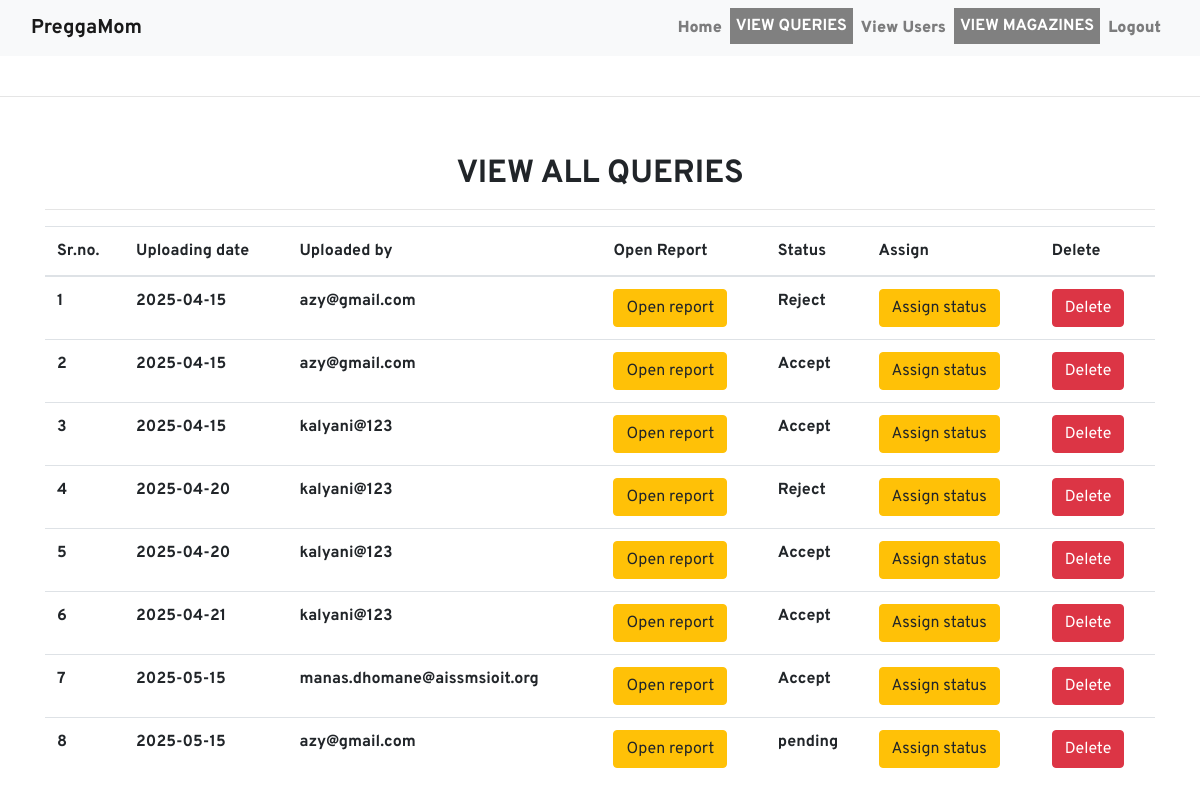
The app's page /all_queries/ (signed in) with its own data.
### women/models.py (models this page shows)
class Notes(models.Model):
    user = models.ForeignKey(User,on_delete=models.CASCADE,null=True)
    uploadingdate = models.CharField(max_length=10,null=True)
    reportfile = models.FileField(null=True)
    filetype = models.CharField(max_length=30,null=True)
    description = models.CharField(max_length=300,null=True)
    status = models.CharField(max_length=30,null=True)

### women/views.py (the view)
# urls.py: path('all_queries/', all_queries, name='all_queries'),
@staff_member_required(login_url='/login_admin/')
def all_queries(request):
    if not request.user.is_authenticated:
        return redirect('login_admin')
    notes = Notes.objects.all()
    d = {'notes':notes}
    return render(request, 'all_queries.html',d)

### women/templates/all_queries.html (shortened to what this page needs)
{% extends 'admin_nav.html' %}
{% load static %}
{% block body %}
<center>
<div class="container mt-5">
    <h2 class="doabout text-center"></i><b>VIEW ALL QUERIES</b></h2>
    <hr>
    <table class="table table=bordered" id="example">
        <thead>
            <tr>
                <th>Sr.no.</th>
                <th>Uploading date</th>
                <th>Uploaded by</th>
                <th>Open Report</th>
                <th>Status</th>
                <th>Assign</th>
                <th>Delete</th>
            </tr>
        </thead>
        <tbody>
            {% for i in notes %}
            <tr>
                <th>{{ forloop.counter }}</th>
                <th>{{ i.uploadingdate }}</th>
                <th>{{ i.user.username }}</th>
                <th><a href="{{ i.reportfile.url }}" class="bbb btn btn-warning">Open report</a></th>
                <th>{{ i.status }}</th>
                <th><a href="{% url 'assign_status' i.id %}" class="bbb btn btn-warning" >Assign status</a></th>
                <th><a href="{% url 'delete_notes' i.id %}" class="btn btn-danger" onclick="return confirm('Do you really want to delete notes?')">Delete</a></th>
            </tr>
            {% endfor %}
        </tbody>
    </table>
</div>
</center>
{% endblock %}

### women/templates/admin_nav.html (shortened to what this page needs)
<!DOCTYPE html>
<html lang="en">
<head>
    {% load static %}
    <link rel="stylesheet" href="node_modules/bootstrap/dist/css/bootstrap.min.css">
    <link rel="stylesheet" href="https://stackpath.bootstrapcdn.com/bootstrap/4.3.1/css/bootstrap.min.css">
    <link rel="stylesheet" href="https://stackpath.bootstrapcdn.com/font-awesome/4.7.0/css/font-awesome.min.css">
    <link rel="stylesheet" href="{% static 'style.css' %}">
</head>
<body>
    <nav class="navbar navbar-expand-md bg-light navbar-light">
        <div class="container-fluid">
            <a href="{% url 'home' %}" class="navbar-brand font-weight-bold">PreggaMom</a>
            <div class="collapse navbar-collapse text-center" id="collapsenavbar">
                <ul class="navbar-nav ml-auto">
                    <li class="nav-item">
                        <a href="{% url 'admin_home' %}" class="nav-link ">Home</a>
                    </li>
                    <li><div class="dropdown">
                        <button class="dropbtn">VIEW QUERIES</button>
                      </div></li>
                    <li class="nav-item">
                        <a href="{% url 'view_users' %}" class="nav-link ">View Users</a>
                    </li>
                    <li><div class="dropdown">
                      <button class="dropbtn">VIEW MAGAZINES</button>
                    </div></li>
                    <li class="nav-item">
                        <a href="{% url 'logout' %}" class="nav-link ">Logout</a>
                    </li>
                </ul>
            </div>
        </div>
    </nav><br><hr>
    {% block body %}
    {% endblock %}
</body>
</html>

### women/static/style.css (style rules this page uses)
body { font-family: 'Overpass'; }
.doabout { margin-top:30px; padding-top: 10px; }
.nav-item { color: #bd2eaa; font-weight: 900; }
.navbar-brand { color: #bd2eaa; font-weight: bolder; }

### women/templates/admin_nav.html (style rules this page uses)
.nav-item { color: #bd2eaa; font-weight: 900; }
.dropbtn { background-color: gray; color: white; padding: 6px; font-size: 16px; border: none; font-weight: bold; }
.dropdown { position: relative; display: inline-block; }

### women/templates/all_queries.html (style rules this page uses)
.doabout { margin-top:30px; padding-top: 10px; }

### records on screen
Notes: uploadingdate "2025-04-15", user.username "azy@gmail.com", status "Reject"
Notes: uploadingdate "2025-04-15", user.username "azy@gmail.com", status "Accept"
Notes: uploadingdate "2025-04-15", user.username "kalyani@123", status "Accept"
Notes: uploadingdate "2025-04-20", user.username "kalyani@123", status "Reject"
Notes: uploadingdate "2025-04-20", user.username "kalyani@123", status "Accept"
Notes: uploadingdate "2025-04-21", user.username "kalyani@123", status "Accept"
Notes: uploadingdate "2025-05-15", user.username "manas.dhomane@aissmsioit.org", status "Accept"
Notes: uploadingdate "2025-05-15", user.username "azy@gmail.com", status "pending"
